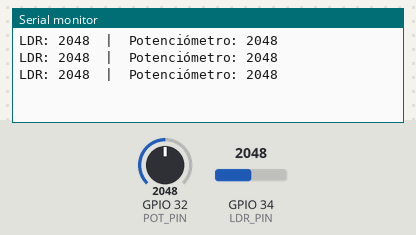
Simulated run of this sketch. Board: ESP32. On the bench: the last lines printed to the serial monitor. Inputs (shaded band) come from the test bench; at power-on: GPIO 32 (POT_PIN) = 2048, GPIO 34 (LDR_PIN) = 2048.

Above: at 1.3 s.
1.4 s: GPIO 32 (POT_PIN) set to 2866
At 1.9 s:
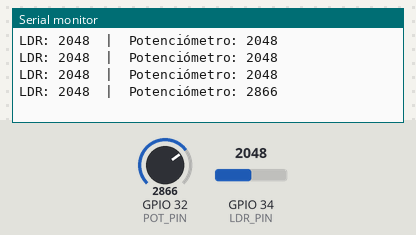
2.9 s: GPIO 34 (LDR_PIN) set to 2866
At 3.4 s:
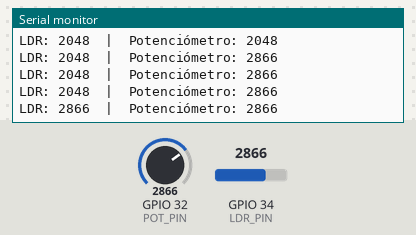
4.4 s: GPIO 32 (POT_PIN) set to 3603
At 4.9 s:
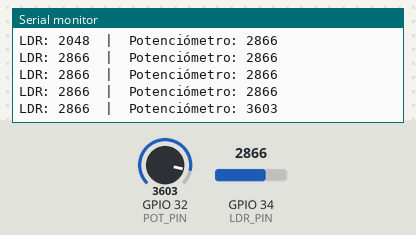
5.9 s: GPIO 34 (LDR_PIN) set to 3603
At 6.4 s:
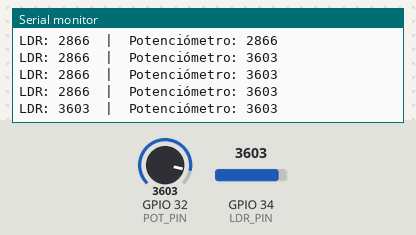
Timing chart, 0 to 8.4 s (numbered marks = the images above; inputs shaded):
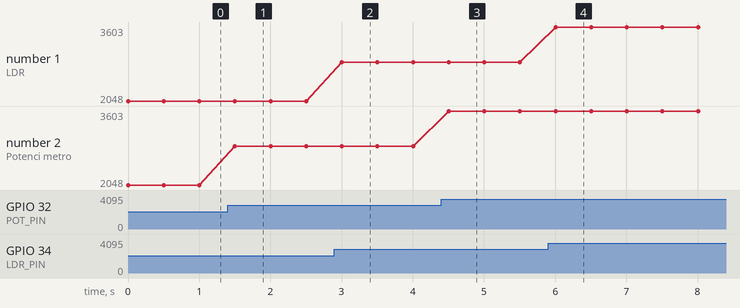

Measured:
- after the input at 1.4 s, the serial monitor: prints a new line after 0.10 s (image 1)
- after the input at 2.9 s, the serial monitor: prints a new line after 0.10 s (image 2)
- after the input at 4.4 s, the serial monitor: prints a new line after 0.10 s (image 3)
- after the input at 5.9 s, the serial monitor: prints a new line after 0.11 s (image 4)
- plotted number 2: 2048 → 2866 after the input at 1.4 s, 2866 → 3603 after the input at 4.4 s

The sketch:

sketch_jun25aPotenciometroLDR.ino
```cpp
#define LDR_PIN      34  // GPIO34 - Entrada analógica desde LDR
#define POT_PIN      32  // GPIO32 - Entrada analógica desde potenciómetro

void setup() {
  Serial.begin(115200);
}

void loop() {
  int ldrValue = analogRead(LDR_PIN);
  int potValue = analogRead(POT_PIN);

  Serial.print("LDR: ");
  Serial.print(ldrValue);
  Serial.print("  |  Potenciómetro: ");
  Serial.println(potValue);

  delay(500);
}
```
